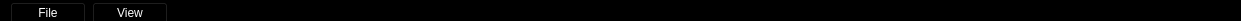
   <widget class="QWidget" name="widget" native="true">
    <property name="geometry">
     <rect>
      <x>0</x>
      <y>0</y>
      <width>1241</width>
      <height>21</height>
     </rect>
    </property>
    <property name="styleSheet">
     <string notr="true">background-color: rgb(0, 0, 0);</string>
    </property>
    <widget class="QWidget" name="layoutWidget">
     <property name="geometry">
      <rect>
       <x>10</x>
       <y>0</y>
       <width>158</width>
       <height>26</height>
      </rect>
     </property>
     <layout class="QHBoxLayout" name="horizontalLayout_6">
      <item>
       <widget class="QPushButton" name="file_menu">
        <property name="styleSheet">
         <string notr="true">QPushButton{
color: rgb(255, 255, 255);
}
QPushButton:checked{
	background-color:white;
	color: black;
	border-radius:3px;
}</string>
        </property>
        <property name="text">
         <string>File</string>
        </property>
        <property name="checkable">
         <bool>false</bool>
        </property>
       </widget>
      </item>
      <item>
       <widget class="QPushButton" name="view_menu">
        <property name="styleSheet">
         <string notr="true">QPushButton{
color: rgb(255, 255, 255);
}
QPushButton:checked{
	background-color:white;
	color: black;
	border-radius:3px;
}</string>
        </property>
        <property name="text">
         <string>View</string>
        </property>
        <property name="checkable">
         <bool>false</bool>
        </property>
       </widget>
      </item>
     </layout>
    </widget>
   </widget>
